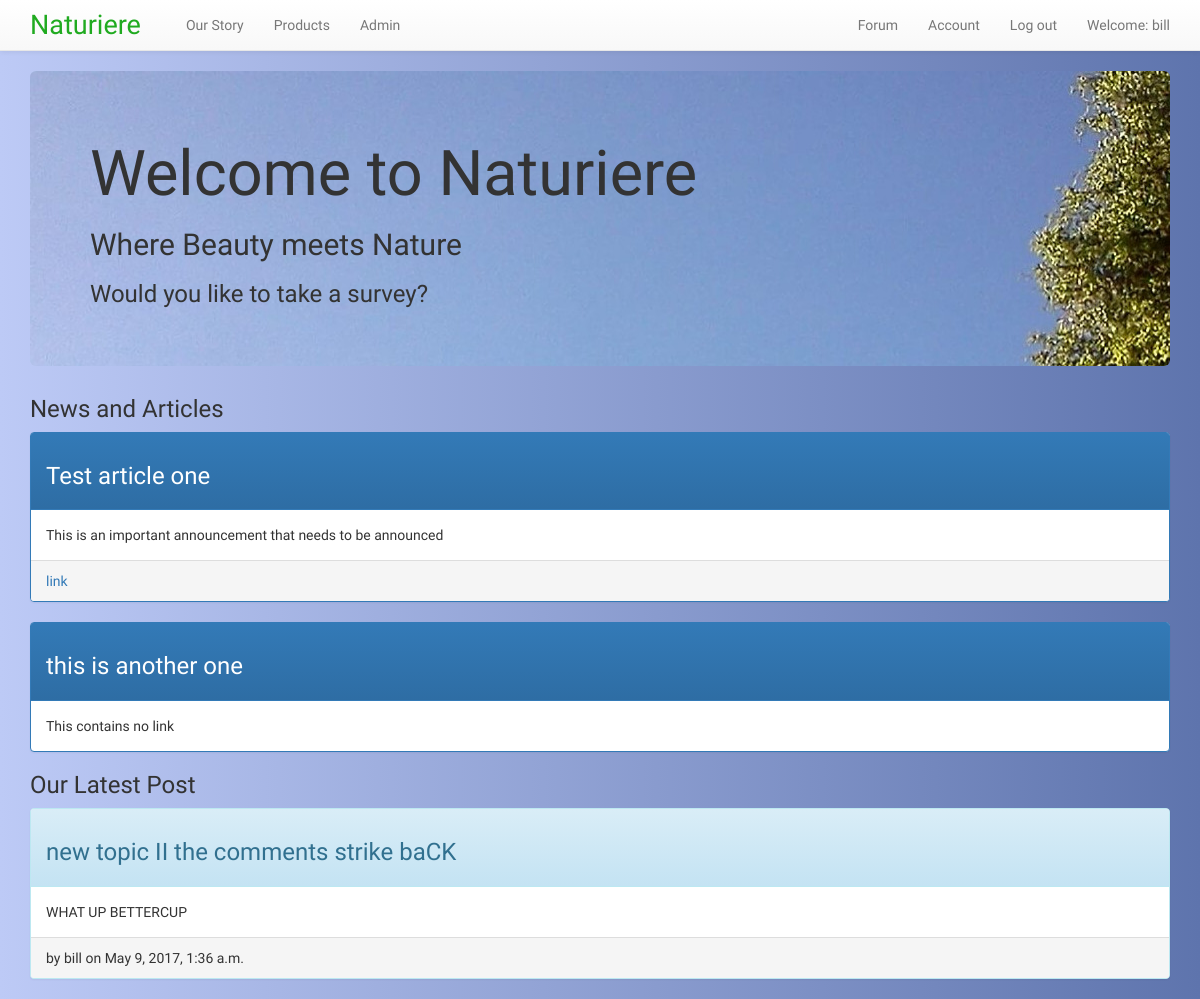
The app's page / (signed in) with its own data.
### customer/models.py (models this page shows, shortened)
class Article(models.Model):
    title = models.CharField(max_length=128)
    text = models.TextField()
    link = models.URLField(max_length=200, null = 'True', blank = 'True')

### blog/models.py (models this page shows, shortened)
class Post(models.Model):
    author = models.ForeignKey(User)
    title = models.CharField(max_length=200)
    text = models.TextField()
    created_date = models.DateTimeField(default=timezone.now)

### customer/views.py (the view)
# urls.py: url(r'^$',views.index, name ='index'),
def index(request):
    post = Post.objects.latest('created_date')
    all_articles = Article.objects.all()
    context = {"post":post,
                "all_articles": all_articles
    }
    return render(request,'customer/index.html', context)

### customer/templates/customer/index.html
{% extends "customer/base.html" %}
{% load staticfiles %}
  {% block body_block %}
    <div class="jumbotron" style="background-image: url('{% static 'images/jumbocrop1.jpg'%}')"; >
        <h1>Welcome to Naturiere</h1>
        <h2>Where Beauty meets Nature</h2>
         {% if user.username %}
       <h3>Would you like to take a survey?</h3>
        {% else %}
        <h3><a href="{% url 'sign_up' %}">Sign Up for our Newsletter and Savings</a></h3>
        {% endif %}
    </div>
     {% if user.username %}
     <h3>News and Articles</h3>
     {% for article in all_articles %}
            <div class="panel panel-primary">
                <div class="panel-heading">
                    <h3> {{ article.title }} </h3>
                </div>
                 <div class="panel-body">
                    {{ article.text }}
                </div>
                {% if article.link %}
                <div class = "panel-footer">
                   <a  href= "{{ article.link }}">link </a>
                </div>
                {% endif %}
             </div>
            {% endfor %}
     <h3>Our Latest Post</h3>
        <div class="panel panel-info">
                <div class="panel-heading">
                    <h3> {{ post.title }} </h3>
                </div>
                 <div class="panel-body">
                    {{ post.text }}
                </div>
                <div class = "panel-footer">
                   by {{ post.author }} on {{ post.created_date }}
                </div>
       {% endif %}
  {% endblock %}

### customer/templates/customer/base.html (shortened to what this page needs)
<!DOCTYPE html>
{% load staticfiles %}
<html>
  <head>
    <link rel="stylesheet" href="https://maxcdn.bootstrapcdn.com/bootstrap/3.3.7/css/bootstrap.min.css">
    <link rel="stylesheet" href="https://maxcdn.bootstrapcdn.com/bootstrap/3.3.7/css/bootstrap-theme.min.css">
    <link rel="stylesheet" href="{% static "css/naturiere.css" %}" />
  </head>
<body>
    <nav class="navbar navbar-default navbar-static-top">
      <div class="container">
        <ul class="nav navbar-nav">
          <li><a class="navbar-brand" href="{% url 'index' %}"><span class = "naturiere">Naturiere</span></li>
          <li><a class="navbar-link" href="{% url 'about' %}">Our Story</a></li>
          <li><a class="navbar-link" href="#">Products</a></li>
          {% if user.username == "bill"  %}
          <li><a class="navbar-link" href="{% url 'admin:index' %}">Admin</a></li>
        {% endif %}
        </ul>
        <ul class="nav navbar-nav navbar-right">
        {% if user.is_authenticated %}
        <li>
          <a href="{% url 'forum' %}" >Forum</a>
        </li>
          <li><a class="navbar-link" href="#">Account</a></li>
        <li>
          <a href="{% url 'logout_view' %}" >Log out</a>
        </li>
        <li>
          <a >Welcome: {{ user.username }}</a>
        </li>
          {% else %}
          <li><a class="navbar-link" href="{% url 'sign_up' %}">Sign Up</a></li>
          <li><a class='nav navbar-right' href="{% url 'login_view' %}" ><span class="glyphicon glyphicon-user"></span></a></li>
        {% endif %}
      </ul>
      </div>
    </nav>
    <div class="container">
    {% block body_block %}
    {% endblock %}
    </div>
  </body>
</html>

### static/css/naturiere.css (style rules this page uses)
.naturiere { color: #20AA20; font-size: 1.5em; }
body { background: #5E74AD; background: -webkit-linear-gradient(to right, #BDCAF6, #5E74AD); background: linear-gradient(to right, #BDCAF6, #5E74AD); font-family: 'Courgette', cursive; }

### records on screen
Article: title "Test article one", text "This is an important announcement that needs to be announced"
Article: title "this is another one", text "This contains no link"
Post: title "new topic II the comments strike baCK", text "WHAT UP BETTERCUP", author "bill", created_date "May 9, 2017, 1:36 a.m."

### other values on screen
{{ user.username }} "bill"
